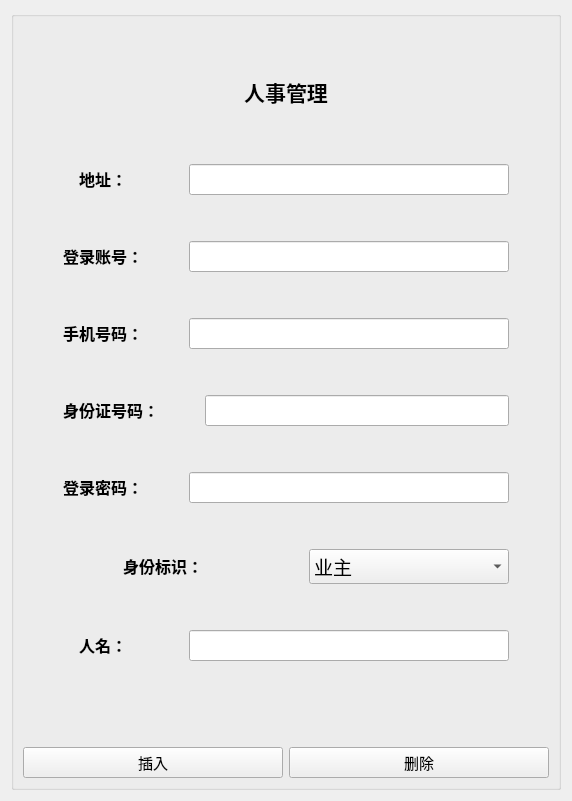
        <widget class="QWidget" name="tab">
         <attribute name="title">
          <string>人事管理</string>
         </attribute>
         <layout class="QGridLayout" name="gridLayout_2">
          <item row="0" column="0">
           <widget class="QGroupBox" name="groupBox_8">
            <property name="title">
             <string/>
            </property>
            <layout class="QGridLayout" name="gridLayout_6">
             <item row="0" column="0">
              <layout class="QVBoxLayout" name="verticalLayout_2">
               <item>
                <spacer name="verticalSpacer_5">
                 <property name="orientation">
                  <enum>Qt::Vertical</enum>
                 </property>
                 <property name="sizeType">
                  <enum>QSizePolicy::Maximum</enum>
                 </property>
                 <property name="sizeHint" stdset="0">
                  <size>
                   <width>20</width>
                   <height>50</height>
                  </size>
                 </property>
                </spacer>
               </item>
               <item>
                <widget class="QLabel" name="label">
                 <property name="font">
                  <font>
                   <family>Arial</family>
                   <pointsize>18</pointsize>
                  </font>
                 </property>
                 <property name="text">
                  <string>&lt;html&gt;&lt;head/&gt;&lt;body&gt;&lt;p align=&quot;center&quot;&gt;&lt;span style=&quot; font-size:16pt; font-weight:600; color:#000000;&quot;&gt;人事管理&lt;/span&gt;&lt;/p&gt;&lt;/body&gt;&lt;/html&gt;</string>
                 </property>
                </widget>
               </item>
               <item>
                <spacer name="verticalSpacer_6">
                 <property name="orientation">
                  <enum>Qt::Vertical</enum>
                 </property>
                 <property name="sizeType">
                  <enum>QSizePolicy::Maximum</enum>
                 </property>
                 <property name="sizeHint" stdset="0">
                  <size>
                   <width>20</width>
                   <height>50</height>
                  </size>
                 </property>
                </spacer>
               </item>
               <item>
                <layout class="QVBoxLayout" name="verticalLayout_3">
                 <item>
                  <layout class="QHBoxLayout" name="horizontalLayout_8">
                   <item>
                    <spacer name="horizontalSpacer_30">
                     <property name="orientation">
                      <enum>Qt::Horizontal</enum>
                     </property>
                     <property name="sizeType">
                      <enum>QSizePolicy::Maximum</enum>
                     </property>
                     <property name="sizeHint" stdset="0">
                      <size>
                       <width>40</width>
                       <height>20</height>
                      </size>
                     </property>
                    </spacer>
                   </item>
                   <item>
                    <layout class="QHBoxLayout" name="horizontalLayout_4">
                     <item>
                      <widget class="QLabel" name="label_12">
                       <property name="minimumSize">
                        <size>
                         <width>80</width>
                         <height>0</height>
                        </size>
                       </property>
                       <property name="maximumSize">
                        <size>
                         <width>50</width>
                         <height>16777215</height>
                        </size>
                       </property>
                       <property name="text">
                        <string>&lt;html&gt;&lt;head/&gt;&lt;body&gt;&lt;p align=&quot;center&quot;&gt;&lt;span style=&quot; font-size:12pt; font-weight:600;&quot;&gt;地址：&lt;/span&gt;&lt;/p&gt;&lt;/body&gt;&lt;/html&gt;</string>
                       </property>
                      </widget>
                     </item>
                    </layout>
                   </item>
                   <item>
                    <spacer name="horizontalSpacer_29">
                     <property name="orientation">
                      <enum>Qt::Horizontal</enum>
                     </property>
                     <property name="sizeType">
                      <enum>QSizePolicy::Maximum</enum>
                     </property>
                     <property name="sizeHint" stdset="0">
                      <size>
                       <width>40</width>
                       <height>20</height>
                      </size>
                     </property>
                    </spacer>
                   </item>
                   <item>
                    <widget class="QLineEdit" name="addressEdit">
                     <property name="maximumSize">
                      <size>
                       <width>970</width>
                       <height>16777215</height>
                      </size>
                     </property>
                     <property name="font">
                      <font>
                       <family>Agency FB</family>
                       <pointsize>12</pointsize>
                      </font>
                     </property>
                    </widget>
                   </item>
                   <item>
                    <spacer name="horizontalSpacer_41">
                     <property name="orientation">
                      <enum>Qt::Horizontal</enum>
                     </property>
                     <property name="sizeType">
                      <enum>QSizePolicy::Maximum</enum>
                     </property>
                     <property name="sizeHint" stdset="0">
                      <size>
                       <width>40</width>
                       <height>20</height>
                      </size>
                     </property>
                    </spacer>
                   </item>
                  </layout>
                 </item>
                 <item>
                  <spacer name="verticalSpacer_24">
                   <property name="orientation">
                    <enum>Qt::Vertical</enum>
                   </property>
                   <property name="sizeHint" stdset="0">
                    <size>
                     <width>20</width>
                     <height>40</height>
                    </size>
                   </property>
                  </spacer>
                 </item>
                 <item>
                  <layout class="QHBoxLayout" name="horizontalLayout_9">
                   <item>
                    <layout class="QHBoxLayout" name="horizontalLayout_6">
                     <item>
                      <spacer name="horizontalSpacer_32">
                       <property name="orientation">
                        <enum>Qt::Horizontal</enum>
                       </property>
                       <property name="sizeType">
                        <enum>QSizePolicy::Maximum</enum>
                       </property>
                       <property name="sizeHint" stdset="0">
                        <size>
                         <width>40</width>
                         <height>20</height>
                        </size>
                       </property>
                      </spacer>
                     </item>
                     <item>
                      <widget class="QLabel" name="label_8">
                       <property name="minimumSize">
                        <size>
                         <width>80</width>
                         <height>0</height>
                        </size>
                       </property>
                       <property name="text">
                        <string>&lt;html&gt;&lt;head/&gt;&lt;body&gt;&lt;p align=&quot;center&quot;&gt;&lt;span style=&quot; font-size:12pt; font-weight:600;&quot;&gt;登录账号：&lt;/span&gt;&lt;/p&gt;&lt;/body&gt;&lt;/html&gt;</string>
                       </property>
                      </widget>
                     </item>
                    </layout>
                   </item>
                   <item>
                    <spacer name="horizontalSpacer_31">
                     <property name="orientation">
                      <enum>Qt::Horizontal</enum>
                     </property>
                     <property name="sizeType">
                      <enum>QSizePolicy::Maximum</enum>
                     </property>
                     <property name="sizeHint" stdset="0">
                      <size>
                       <width>40</width>
                       <height>20</height>
                      </size>
                     </property>
                    </spacer>
                   </item>
                   <item>
                    <widget class="QLineEdit" name="accountEdit">
                     <property name="maximumSize">
                      <size>
                       <width>970</width>
                       <height>16777215</height>
                      </size>
                     </property>
                     <property name="font">
                      <font>
                       <family>Agency FB</family>
                       <pointsize>12</pointsize>
                      </font>
                     </property>
                    </widget>
                   </item>
                   <item>
                    <spacer name="horizontalSpacer_42">
                     <property name="orientation">
                      <enum>Qt::Horizontal</enum>
                     </property>
                     <property name="sizeType">
                      <enum>QSizePolicy::Maximum</enum>
                     </property>
                     <property name="sizeHint" stdset="0">
                      <size>
                       <width>40</width>
                       <height>20</height>
                      </size>
                     </property>
                    </spacer>
                   </item>
                  </layout>
                 </item>
                 <item>
                  <spacer name="verticalSpacer_23">
                   <property name="orientation">
                    <enum>Qt::Vertical</enum>
                   </property>
                   <property name="sizeHint" stdset="0">
                    <size>
                     <width>20</width>
                     <height>40</height>
                    </size>
                   </property>
                  </spacer>
                 </item>
                 <item>
                  <layout class="QHBoxLayout" name="horizontalLayout_10">
                   <item>
                    <layout class="QHBoxLayout" name="horizontalLayout_22">
                     <item>
                      <spacer name="horizontalSpacer_34">
                       <property name="orientation">
                        <enum>Qt::Horizontal</enum>
                       </property>
                       <property name="sizeType">
                        <enum>QSizePolicy::Maximum</enum>
                       </property>
                       <property name="sizeHint" stdset="0">
                        <size>
                         <width>40</width>
                         <height>20</height>
                        </size>
                       </property>
                      </spacer>
                     </item>
                     <item>
                      <widget class="QLabel" name="label_3">
                       <property name="minimumSize">
                        <size>
                         <width>80</width>
                         <height>0</height>
                        </size>
                       </property>
                       <property name="text">
                        <string>&lt;html&gt;&lt;head/&gt;&lt;body&gt;&lt;p align=&quot;center&quot;&gt;&lt;span style=&quot; font-size:12pt; font-weight:600;&quot;&gt;手机号码：&lt;/span&gt;&lt;/p&gt;&lt;/body&gt;&lt;/html&gt;</string>
                       </property>
                      </widget>
                     </item>
                    </layout>
                   </item>
                   <item>
                    <spacer name="horizontalSpacer_33">
                     <property name="orientation">
                      <enum>Qt::Horizontal</enum>
                     </property>
                     <property name="sizeType">
                      <enum>QSizePolicy::Maximum</enum>
                     </property>
                     <property name="sizeHint" stdset="0">
                      <size>
                       <width>40</width>
                       <height>20</height>
                      </size>
                     </property>
                    </spacer>
                   </item>
                   <item>
                    <widget class="QLineEdit" name="phoneEdit">
                     <property name="maximumSize">
                      <size>
                       <width>970</width>
                       <height>16777215</height>
                      </size>
                     </property>
                     <property name="font">
                      <font>
                       <family>Agency FB</family>
                       <pointsize>12</pointsize>
                      </font>
                     </property>
                    </widget>
                   </item>
                   <item>
                    <spacer name="horizontalSpacer_43">
                     <property name="orientation">
                      <enum>Qt::Horizontal</enum>
                     </property>
                     <property name="sizeType">
                      <enum>QSizePolicy::Maximum</enum>
                     </property>
                     <property name="sizeHint" stdset="0">
                      <size>
                       <width>40</width>
                       <height>20</height>
                      </size>
                     </property>
                    </spacer>
                   </item>
                  </layout>
                 </item>
                 <item>
                  <spacer name="verticalSpacer_22">
                   <property name="orientation">
                    <enum>Qt::Vertical</enum>
                   </property>
                   <property name="sizeHint" stdset="0">
                    <size>
                     <width>20</width>
                     <height>40</height>
                    </size>
                   </property>
                  </spacer>
                 </item>
                 <item>
                  <layout class="QHBoxLayout" name="horizontalLayout_11">
                   <item>
                    <spacer name="horizontalSpacer_36">
                     <property name="orientation">
                      <enum>Qt::Horizontal</enum>
                     </property>
                     <property name="sizeType">
                      <enum>QSizePolicy::Maximum</enum>
                     </property>
                     <property name="sizeHint" stdset="0">
                      <size>
                       <width>40</width>
                       <height>20</height>
                      </size>
                     </property>
                    </spacer>
                   </item>
                   <item>
                    <layout class="QHBoxLayout" name="horizontalLayout_25">
                     <item>
                      <widget class="QLabel" name="label_4">
                       <property name="minimumSize">
                        <size>
                         <width>80</width>
                         <height>0</height>
                        </size>
                       </property>
                       <property name="text">
                        <string>&lt;html&gt;&lt;head/&gt;&lt;body&gt;&lt;p align=&quot;center&quot;&gt;&lt;span style=&quot; font-size:12pt; font-weight:600;&quot;&gt;身份证号码：&lt;/span&gt;&lt;/p&gt;&lt;/body&gt;&lt;/html&gt;</string>
                       </property>
                      </widget>
                     </item>
                    </layout>
                   </item>
                   <item>
                    <spacer name="horizontalSpacer_35">
                     <property name="orientation">
                      <enum>Qt::Horizontal</enum>
                     </property>
                     <property name="sizeType">
                      <enum>QSizePolicy::Maximum</enum>
                     </property>
                     <property name="sizeHint" stdset="0">
                      <size>
                       <width>40</width>
                       <height>20</height>
                      </size>
                     </property>
                    </spacer>
                   </item>
                   <item>
                    <widget class="QLineEdit" name="idcardEdit">
                     <property name="maximumSize">
                      <size>
                       <width>970</width>
                       <height>16777215</height>
                      </size>
                     </property>
                     <property name="font">
                      <font>
                       <family>Agency FB</family>
                       <pointsize>12</pointsize>
                      </font>
                     </property>
                    </widget>
                   </item>
                   <item>
                    <spacer name="horizontalSpacer_44">
                     <property name="orientation">
                      <enum>Qt::Horizontal</enum>
                     </property>
                     <property name="sizeType">
                      <enum>QSizePolicy::Maximum</enum>
                     </property>
                     <property name="sizeHint" stdset="0">
                      <size>
                       <width>40</width>
                       <height>20</height>
                      </size>
                     </property>
                    </spacer>
                   </item>
                  </layout>
                 </item>
                 <item>
                  <spacer name="verticalSpacer_21">
                   <property name="orientation">
                    <enum>Qt::Vertical</enum>
                   </property>
                   <property name="sizeHint" stdset="0">
                    <size>
                     <width>20</width>
                     <height>40</height>
                    </size>
                   </property>
                  </spacer>
                 </item>
                 <item>
                  <layout class="QHBoxLayout" name="horizontalLayout_12">
                   <item>
                    <spacer name="horizontalSpacer_38">
                     <property name="orientation">
                      <enum>Qt::Horizontal</enum>
                     </property>
                     <property name="sizeType">
                      <enum>QSizePolicy::Maximum</enum>
                     </property>
                     <property name="sizeHint" stdset="0">
                      <size>
                       <width>40</width>
                       <height>20</height>
                      </size>
                     </property>
                    </spacer>
                   </item>
                   <item>
                    <layout class="QHBoxLayout" name="horizontalLayout_26">
                     <item>
                      <widget class="QLabel" name="label_5">
                       <property name="minimumSize">
                        <size>
                         <width>80</width>
                         <height>0</height>
                        </size>
                       </property>
                       <property name="text">
                        <string>&lt;html&gt;&lt;head/&gt;&lt;body&gt;&lt;p align=&quot;center&quot;&gt;&lt;span style=&quot; font-size:12pt; font-weight:600;&quot;&gt;登录密码：&lt;/span&gt;&lt;/p&gt;&lt;/body&gt;&lt;/html&gt;</string>
                       </property>
                      </widget>
                     </item>
                    </layout>
                   </item>
                   <item>
                    <spacer name="horizontalSpacer_37">
                     <property name="orientation">
                      <enum>Qt::Horizontal</enum>
                     </property>
                     <property name="sizeType">
                      <enum>QSizePolicy::Maximum</enum>
                     </property>
                     <property name="sizeHint" stdset="0">
                      <size>
                       <width>40</width>
                       <height>20</height>
                      </size>
                     </property>
                    </spacer>
                   </item>
                   <item>
                    <widget class="QLineEdit" name="passwordEdit">
                     <property name="maximumSize">
                      <size>
                       <width>970</width>
                       <height>16777215</height>
                      </size>
                     </property>
                     <property name="font">
                      <font>
                       <family>Agency FB</family>
                       <pointsize>12</pointsize>
                      </font>
                     </property>
                    </widget>
                   </item>
                   <item>
                    <spacer name="horizontalSpacer_45">
                     <property name="orientation">
                      <enum>Qt::Horizontal</enum>
                     </property>
                     <property name="sizeType">
                      <enum>QSizePolicy::Maximum</enum>
                     </property>
                     <property name="sizeHint" stdset="0">
                      <size>
                       <width>40</width>
                       <height>20</height>
                      </size>
                     </property>
                    </spacer>
                   </item>
                  </layout>
                 </item>
                 <item>
                  <spacer name="verticalSpacer_20">
                   <property name="orientation">
                    <enum>Qt::Vertical</enum>
                   </property>
                   <property name="sizeHint" stdset="0">
                    <size>
                     <width>20</width>
                     <height>40</height>
                    </size>
                   </property>
                  </spacer>
                 </item>
                 <item>
                  <layout class="QHBoxLayout" name="horizontalLayout_13">
                   <item>
                    <spacer name="horizontalSpacer_12">
                     <property name="orientation">
                      <enum>Qt::Horizontal</enum>
                     </property>
                     <property name="sizeHint" stdset="0">
                      <size>
                       <width>40</width>
                       <height>20</height>
                      </size>
                     </property>
                    </spacer>
                   </item>
                   <item>
                    <layout class="QHBoxLayout" name="horizontalLayout_27">
                     <item>
                      <widget class="QLabel" name="label_6">
                       <property name="minimumSize">
                        <size>
                         <width>200</width>
                         <height>0</height>
                        </size>
                       </property>
                       <property name="maximumSize">
                        <size>
                         <width>200</width>
                         <height>900</height>
                        </size>
                       </property>
                       <property name="text">
                        <string>&lt;html&gt;&lt;head/&gt;&lt;body&gt;&lt;p align=&quot;center&quot;&gt;&lt;span style=&quot; font-size:12pt; font-weight:600;&quot;&gt;身份标识：&lt;/span&gt;&lt;/p&gt;&lt;/body&gt;&lt;/html&gt;</string>
                       </property>
                      </widget>
                     </item>
                    </layout>
                   </item>
                   <item>
                    <spacer name="horizontalSpacer_4">
                     <property name="orientation">
                      <enum>Qt::Horizontal</enum>
                     </property>
                     <property name="sizeHint" stdset="0">
                      <size>
                       <width>40</width>
                       <height>20</height>
                      </size>
                     </property>
                    </spacer>
                   </item>
                   <item>
                    <widget class="QComboBox" name="roleBox">
                     <property name="minimumSize">
                      <size>
                       <width>200</width>
                       <height>0</height>
                      </size>
                     </property>
                     <property name="maximumSize">
                      <size>
                       <width>200</width>
                       <height>16777215</height>
                      </size>
                     </property>
                     <property name="font">
                      <font>
                       <family>Agency FB</family>
                       <pointsize>14</pointsize>
                      </font>
                     </property>
                     <item>
                      <property name="text">
                       <string>业主</string>
                      </property>
                     </item>
                     <item>
                      <property name="text">
                       <string>物业管理员</string>
                      </property>
                     </item>
                     <item>
                      <property name="text">
                       <string>物业工作人员</string>
                      </property>
                     </item>
                     <item>
                      <property name="text">
                       <string/>
                      </property>
                     </item>
                    </widget>
                   </item>
                   <item>
                    <spacer name="horizontalSpacer_6">
                     <property name="orientation">
                      <enum>Qt::Horizontal</enum>
                     </property>
                     <property name="sizeHint" stdset="0">
                      <size>
                       <width>40</width>
                       <height>20</height>
                      </size>
                     </property>
                    </spacer>
                   </item>
                  </layout>
                 </item>
                 <item>
                  <spacer name="verticalSpacer_19">
                   <property name="orientation">
                    <enum>Qt::Vertical</enum>
                   </property>
                   <property name="sizeHint" stdset="0">
                    <size>
                     <width>20</width>
                     <height>40</height>
                    </size>
                   </property>
                  </spacer>
                 </item>
                 <item>
                  <layout class="QHBoxLayout" name="horizontalLayout_14">
                   <item>
                    <spacer name="horizontalSpacer_40">
                     <property name="orientation">
                      <enum>Qt::Horizontal</enum>
                     </property>
                     <property name="sizeType">
                      <enum>QSizePolicy::Maximum</enum>
                     </property>
                     <property name="sizeHint" stdset="0">
                      <size>
                       <width>40</width>
                       <height>20</height>
                      </size>
                     </property>
                    </spacer>
                   </item>
                   <item>
                    <layout class="QHBoxLayout" name="horizontalLayout_28">
                     <item>
                      <widget class="QLabel" name="label_7">
                       <property name="minimumSize">
                        <size>
                         <width>80</width>
                         <height>0</height>
                        </size>
                       </property>
                       <property name="text">
                        <string>&lt;html&gt;&lt;head/&gt;&lt;body&gt;&lt;p align=&quot;center&quot;&gt;&lt;span style=&quot; font-size:12pt; font-weight:600;&quot;&gt;人名：&lt;/span&gt;&lt;/p&gt;&lt;/body&gt;&lt;/html&gt;</string>
                       </property>
                      </widget>
                     </item>
                    </layout>
                   </item>
                   <item>
                    <spacer name="horizontalSpacer_39">
                     <property name="orientation">
                      <enum>Qt::Horizontal</enum>
                     </property>
                     <property name="sizeType">
                      <enum>QSizePolicy::Maximum</enum>
                     </property>
                     <property name="sizeHint" stdset="0">
                      <size>
                       <width>40</width>
                       <height>20</height>
                      </size>
                     </property>
                    </spacer>
                   </item>
                   <item>
                    <widget class="QLineEdit" name="nameEdit">
                     <property name="maximumSize">
                      <size>
                       <width>970</width>
                       <height>16777215</height>
                      </size>
                     </property>
                     <property name="font">
                      <font>
                       <family>Agency FB</family>
                       <pointsize>12</pointsize>
                      </font>
                     </property>
                    </widget>
                   </item>
                   <item>
                    <spacer name="horizontalSpacer_46">
                     <property name="orientation">
                      <enum>Qt::Horizontal</enum>
                     </property>
                     <property name="sizeType">
                      <enum>QSizePolicy::Maximum</enum>
                     </property>
                     <property name="sizeHint" stdset="0">
                      <size>
                       <width>40</width>
                       <height>20</height>
                      </size>
                     </property>
                    </spacer>
                   </item>
                  </layout>
                 </item>
                </layout>
               </item>
               <item>
                <spacer name="verticalSpacer_7">
                 <property name="orientation">
                  <enum>Qt::Vertical</enum>
                 </property>
                 <property name="sizeHint" stdset="0">
                  <size>
                   <width>20</width>
                   <height>40</height>
                  </size>
                 </property>
                </spacer>
               </item>
               <item>
                <spacer name="verticalSpacer_8">
                 <property name="orientation">
                  <enum>Qt::Vertical</enum>
                 </property>
                 <property name="sizeHint" stdset="0">
                  <size>
                   <width>20</width>
                   <height>40</height>
                  </size>
                 </property>
                </spacer>
               </item>
               <item>
                <layout class="QHBoxLayout" name="horizontalLayout">
                 <item>
                  <widget class="QPushButton" name="insert">
                   <property name="font">
                    <font>
                     <family>Agency FB</family>
                     <pointsize>11</pointsize>
                    </font>
                   </property>
                   <property name="text">
                    <string>插入</string>
                   </property>
                  </widget>
                 </item>
                 <item>
                  <widget class="QPushButton" name="Delete">
                   <property name="font">
                    <font>
                     <family>Agency FB</family>
                     <pointsize>11</pointsize>
                    </font>
                   </property>
                   <property name="text">
                    <string>删除</string>
                   </property>
                  </widget>
                 </item>
                </layout>
               </item>
              </layout>
             </item>
            </layout>
           </widget>
          </item>
         </layout>
        </widget>
